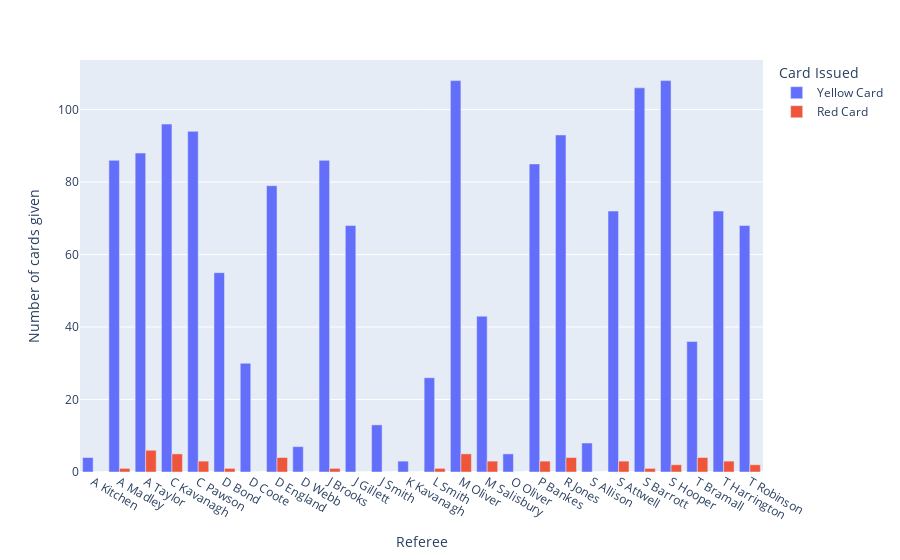

The notebook cell this image was saved under:
### Code cell
fig = px.bar(referee_cards, 
             barmode='group',
             labels={'value' : 'Number of cards given',
                     'variable' : 'Card Issued',
                     }
             )
fig.show()
img_bytes = fig.to_image(format="png")
display(Image(img_bytes))

### Figure 1 — Plotly figure (JSON) as saved in the notebook; plotly's stock layout.template omitted (floating-point values rounded to 4 significant figures)
{"data": [{"alignmentgroup": "True", "hovertemplate": "Card Issued=Yellow Card<br>Referee=%{x}<br>Number of cards given=%{y}<extra></extra>", "legendgroup": "Yellow Card", "marker": {"color": "#636efa", "pattern": {"shape": ""}}, "name": "Yellow Card", "offsetgroup": "Yellow Card", "orientation": "v", "showlegend": true, "textposition": "auto", "type": "bar", "x": ["A Kitchen", "A Madley", "A Taylor", "C Kavanagh", "C Pawson", "D Bond", "D Coote", "D England", "D Webb", "J Brooks", "J Gillett", "J Smith", "K Kavanagh", "L Smith", "M Oliver", "M Salisbury", "O Oliver", "P Bankes", "R Jones", "S Allison", "S Attwell", "S Barrott", "S Hooper", "T Bramall", "T Harrington", "T Robinson"], "xaxis": "x", "y": [4, 86, 88, 96, 94, 55, 30, 79, 7, 86, 68, 13, 3, 26, 108, 43, 5, 85, 93, 8, 72, 106, 108, 36, 72, 68], "yaxis": "y"}, {"alignmentgroup": "True", "hovertemplate": "Card Issued=Red Card<br>Referee=%{x}<br>Number of cards given=%{y}<extra></extra>", "legendgroup": "Red Card", "marker": {"color": "#EF553B", "pattern": {"shape": ""}}, "name": "Red Card", "offsetgroup": "Red Card", "orientation": "v", "showlegend": true, "textposition": "auto", "type": "bar", "x": ["A Kitchen", "A Madley", "A Taylor", "C Kavanagh", "C Pawson", "D Bond", "D Coote", "D England", "D Webb", "J Brooks", "J Gillett", "J Smith", "K Kavanagh", "L Smith", "M Oliver", "M Salisbury", "O Oliver", "P Bankes", "R Jones", "S Allison", "S Attwell", "S Barrott", "S Hooper", "T Bramall", "T Harrington", "T Robinson"], "xaxis": "x", "y": [0, 1, 6, 5, 3, 1, 0, 4, 0, 1, 0, 0, 0, 1, 5, 3, 0, 3, 4, 0, 3, 1, 2, 4, 3, 2], "yaxis": "y"}], "layout": {"barmode": "group", "legend": {"title": {"text": "Card Issued"}, "tracegroupgap": 0}, "margin": {"t": 60}, "xaxis": {"anchor": "y", "domain": [0, 1], "title": {"text": "Referee"}}, "yaxis": {"anchor": "x", "domain": [0, 1], "title": {"text": "Number of cards given"}}}}
